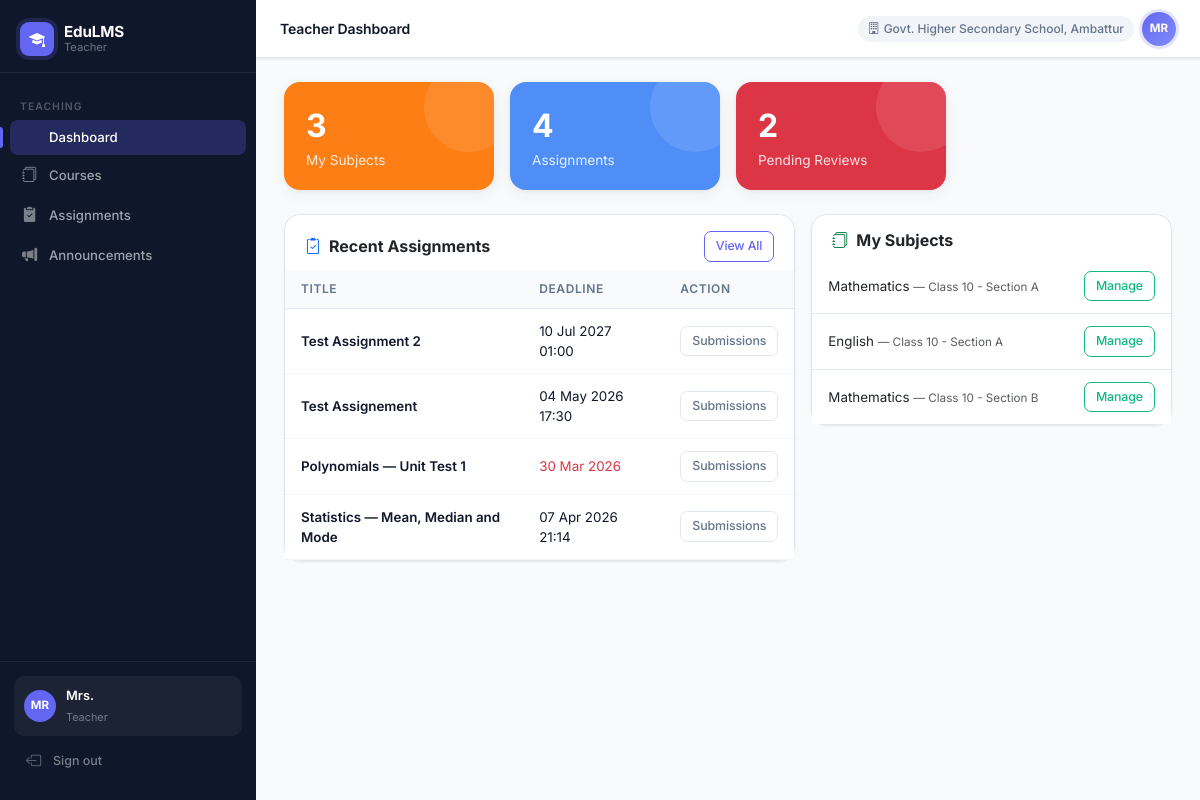
The app's page /teacher/dashboard (signed in), older data.
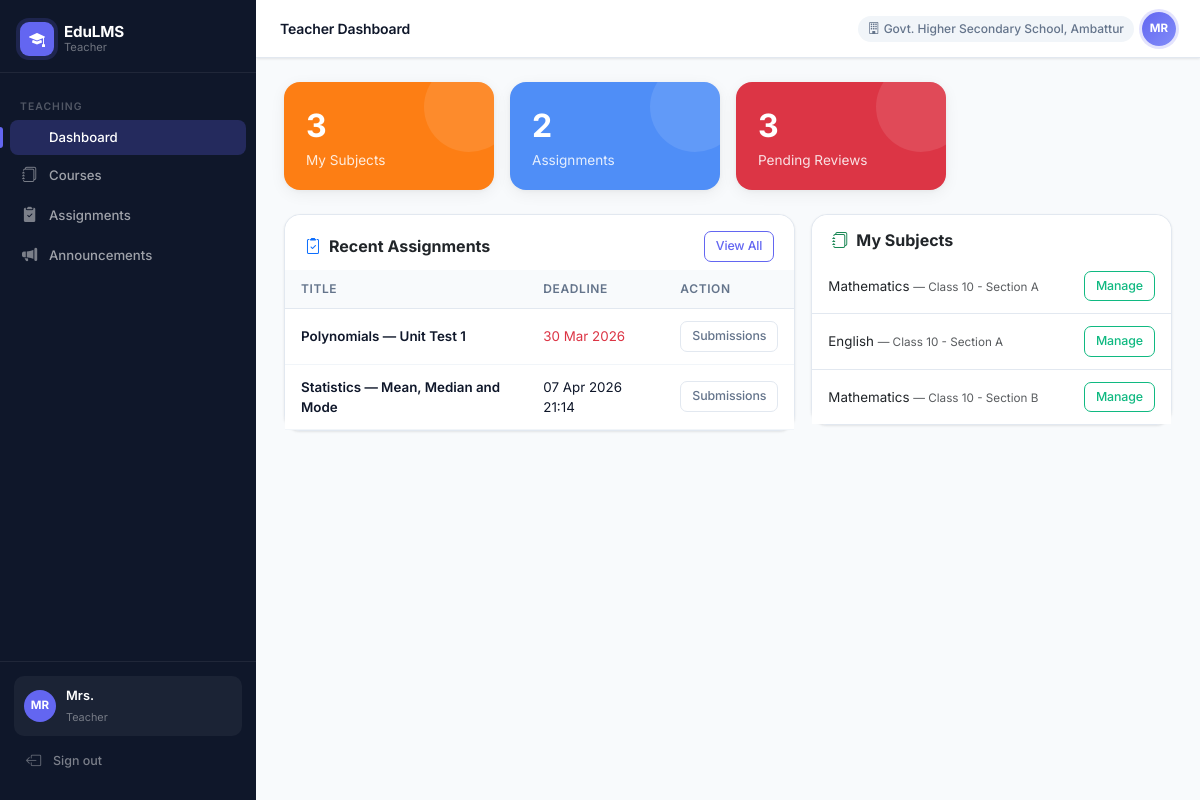
The same page, newer data.
### app/models/assignment.py (models this page shows)
class Assignment(db.Model):
    __tablename__ = 'assignments'
    id = db.Column(db.Integer, primary_key=True)
    subject_id = db.Column(db.Integer, db.ForeignKey('subjects.id'), nullable=False)
    class_id = db.Column(db.Integer, db.ForeignKey('classes.id'), nullable=False)
    teacher_id = db.Column(db.Integer, db.ForeignKey('users.id'), nullable=False)
    title = db.Column(db.String(200), nullable=False)
    instructions = db.Column(db.Text)
    deadline = db.Column(db.DateTime, nullable=False)
    max_attempts = db.Column(db.Integer, default=1)
    allow_retry = db.Column(db.Boolean, default=False)
    school_id = db.Column(db.Integer, db.ForeignKey('schools.id'))
    block_id = db.Column(db.Integer, db.ForeignKey('blocks.id'))
    district_id = db.Column(db.Integer, db.ForeignKey('districts.id'))
    is_active = db.Column(db.Boolean, default=True)
    created_at = db.Column(db.DateTime, default=datetime.utcnow)
    subject = db.relationship('Subject', backref='assignments')
    class_ref = db.relationship('Class', backref='assignments')
    teacher = db.relationship('User', backref='created_assignments')
    questions = db.relationship('Question', backref='assignment', lazy=True, order_by='Question.order')

### app/models/academic.py (models this page shows)
class Subject(db.Model):
    __tablename__ = 'subjects'
    id = db.Column(db.Integer, primary_key=True)
    name = db.Column(db.String(100), nullable=False)
    class_id = db.Column(db.Integer, db.ForeignKey('classes.id'), nullable=False)
    school_id = db.Column(db.Integer, db.ForeignKey('schools.id'), nullable=False)
    block_id = db.Column(db.Integer, db.ForeignKey('blocks.id'), nullable=False)
    district_id = db.Column(db.Integer, db.ForeignKey('districts.id'), nullable=False)
    is_active = db.Column(db.Boolean, default=True)
    modules = db.relationship('Module', backref='subject', lazy=True, order_by='Module.order')

class Class(db.Model):
    __tablename__ = 'classes'
    id = db.Column(db.Integer, primary_key=True)
    name = db.Column(db.String(100), nullable=False)
    academic_year = db.Column(db.String(20), nullable=False, default='2024-25')
    school_id = db.Column(db.Integer, db.ForeignKey('schools.id'), nullable=False)
    block_id = db.Column(db.Integer, db.ForeignKey('blocks.id'), nullable=False)
    district_id = db.Column(db.Integer, db.ForeignKey('districts.id'), nullable=False)
    is_active = db.Column(db.Boolean, default=True)
    school = db.relationship('School', backref='classes')
    subjects = db.relationship('Subject', backref='class_ref', lazy=True)

### app/routes/teacher.py (the view)
@teacher_bp.route('/dashboard')
@login_required
@require_role('teacher')
def dashboard():
    assignments = Assignment.query.filter_by(teacher_id=current_user.id, is_active=True).order_by(Assignment.created_at.desc()).limit(5).all()
    pending_reviews = Submission.query.join(Assignment).filter(
        Assignment.teacher_id == current_user.id,
        Submission.status == 'pending_review'
    ).count()
    ct = ClassTeacher.query.filter_by(teacher_id=current_user.id).all()
    subject_ids = list({x.subject_id for x in ct})
    subjects = Subject.query.filter(Subject.id.in_(subject_ids)).all()
    return render_template('teacher/dashboard.html', assignments=assignments, pending_reviews=pending_reviews, subjects=subjects)

### app/models/user.py (called while the page is built)
@login_manager.user_loader
def load_user(user_id):
    return User.query.get(int(user_id))

### app/services/rbac.py (called while the page is built)
def require_role(*roles):
    def decorator(f):
        @wraps(f)
        def decorated_function(*args, **kwargs):
            if not current_user.is_authenticated:
                return redirect(url_for('auth.login'))
            if current_user.role not in roles:
                abort(403)
            return f(*args, **kwargs)
        return decorated_function
    return decorator

### app/templates/teacher/dashboard.html (shortened to what this page needs)
{% extends "base.html" %}
{% block page_title %}Teacher Dashboard{% endblock %}
{% block content %}
<div class="row g-3 mb-4">
    <div class="col-6 col-md-3">
        <div class="stat-card" style="background:#fd7e14">
            <div style="font-size:2rem;font-weight:700;">{{ subjects|length }}</div>
            <div style="font-size:.85rem;opacity:.85">My Subjects</div>
        </div>
    </div>
    <div class="col-6 col-md-3">
        <div class="stat-card" style="background:#4f8ef7">
            <div style="font-size:2rem;font-weight:700;">{{ assignments|length }}</div>
            <div style="font-size:.85rem;opacity:.85">Assignments</div>
        </div>
    </div>
    <div class="col-6 col-md-3">
        <div class="stat-card" style="background:#dc3545">
            <div style="font-size:2rem;font-weight:700;">{{ pending_reviews }}</div>
            <div style="font-size:.85rem;opacity:.85">Pending Reviews</div>
        </div>
    </div>
</div>
<div class="row g-3">
    <div class="col-md-7">
        <div class="card">
            <div class="card-header bg-white border-0 pt-3 pb-2 d-flex justify-content-between align-items-center">
                <h6 class="mb-0 fw-bold"><i class="bi bi-clipboard2-check text-primary me-2"></i>Recent Assignments</h6>
                <a href="{{ url_for('teacher.assignments') }}" class="btn btn-sm btn-outline-primary">View All</a>
            </div>
            <div class="card-body p-0">
                <table class="table table-hover mb-0">
                    <thead class="table-light"><tr><th>Title</th><th>Deadline</th><th>Action</th></tr></thead>
                    <tbody>
                    {% for a in assignments %}
                    <tr>
                        <td class="fw-semibold">{{ a.title }}</td>
                        <td>
                            {% if a.deadline < now %}<span class="text-danger">{{ a.deadline.strftime('%d %b %Y') }}</span>
                            {% else %}{{ a.deadline.strftime('%d %b %Y %H:%M') }}{% endif %}
                        </td>
                        <td><a href="{{ url_for('teacher.assignment_submissions', id=a.id) }}" class="btn btn-xs btn-outline-secondary btn-sm">Submissions</a></td>
                    </tr>
                    {% else %}
                    <tr><td colspan="3" class="text-center text-muted py-3">No assignments yet.</td></tr>
                    {% endfor %}
                    </tbody>
                </table>
            </div>
        </div>
    </div>
    <div class="col-md-5">
        <div class="card">
            <div class="card-header bg-white border-0 pt-3 pb-2">
                <h6 class="mb-0 fw-bold"><i class="bi bi-journals text-success me-2"></i>My Subjects</h6>
            </div>
            <div class="card-body p-0">
                <ul class="list-group list-group-flush">
                {% for s in subjects %}
                <li class="list-group-item d-flex justify-content-between align-items-center">
                    <span>{{ s.name }} <small class="text-muted">— {{ s.class_ref.name }}</small></span>
                    <a href="{{ url_for('teacher.course_topics', subject_id=s.id) }}" class="btn btn-sm btn-outline-success">Manage</a>
                </li>
                {% else %}
                <li class="list-group-item text-muted text-center py-3">No subjects assigned.</li>
                {% endfor %}
                </ul>
            </div>
        </div>
    </div>
</div>
{% endblock %}

Row changes from the older to the newer data that the page shows:
no longer on this page (row edited): Assignment: title "Test Assignment 2", deadline "10 Jul 2027 01:00"
no longer on this page (row edited): Assignment: title "Test Assignement", deadline "04 May 2026 17:30"
Text that changed along with them:
{{ assignments|length }}: "4" → "2"
{{ pending_reviews }}: "2" → "3"
